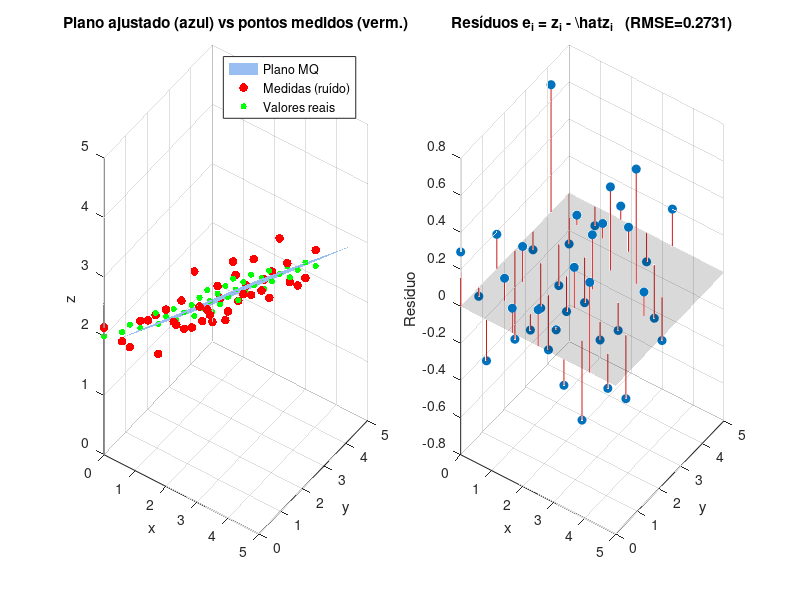

MATLAB code for this plot: (Note: this script raises an error after producing the figure.)
% =========================================================
% SCRIPT 3 – Ajuste de Plano 3D via Mínimos Quadrados
% Extrapolação do caso 2D para 3D
% TCC – Engenharia Eletrônica – Calibração Kinect-Projetor
% =========================================================
% Conceito: dado um conjunto de pontos 3D (x_i, y_i, z_i),
% encontrar o PLANO  z = a0 + a1*x + a2*y  que melhor
% se ajusta usando a pseudo-inversa.
% Isso é a generalização direta do ajuste 2D: a matriz X
% agora tem colunas [1, x, y] em vez de [1, z, z^2].

clear; clc; close all;

%% =====================================================
%  PARTE 1 – Ajuste de Plano Simples
%  Modelo: z = a0 + a1*x + a2*y
% =====================================================

fprintf('=== PARTE 1: AJUSTE DE PLANO AO CONJUNTO DE PONTOS 3D ===\n\n');

%% --- Pontos 3D simulados (plano verdadeiro + ruído) ---
rng(7);
N = 40;

% Plano verdadeiro: z = 2 + 0.5*x - 0.3*y
a0_real=2.0; a1_real=0.5; a2_real=-0.3;

[xg, yg] = meshgrid(linspace(0,5,ceil(sqrt(N))), linspace(0,5,ceil(sqrt(N))));
x = xg(:); y = yg(:);
x = x(1:N); y = y(1:N);
z_real   = a0_real + a1_real.*x + a2_real.*y;
z_medido = z_real + 0.3*randn(N,1);   % ruído gaussiano σ=0.3

%% --- Montagem da matriz X (equivalente ao slide 15, agora 2 variáveis) ---
% Cada linha i: [1, x_i, y_i]
X = [ones(N,1), x, y];   % dimensão: (N x 3)
y_vec = z_medido;         % dimensão: (N x 1)

% Verificação da dimensionalidade (didático)
fprintf('Dimensão da matriz X : %d x %d\n', size(X,1), size(X,2));
fprintf('Dimensão do vetor y  : %d x 1\n', length(y_vec));
fprintf('Sistema: %d equações, %d incógnitas → sobredeterminado\n\n', ...
        size(X,1), size(X,2));

%% --- Pseudo-Inversa (mesma fórmula do slide 10-11) ---
% a_hat = (X'X)^{-1} X'y
a_hat = (X' * X) \ (X' * y_vec);

fprintf('Parâmetros REAIS    : a0=%.2f  a1=%.2f  a2=%.2f\n', ...
        a0_real, a1_real, a2_real);
fprintf('Parâmetros ESTIMADOS: a0=%.4f  a1=%.4f  a2=%.4f\n', ...
        a_hat(1), a_hat(2), a_hat(3));

% Erro de estimação
z_est  = X * a_hat;
residuos = z_medido - z_est;
rmse = sqrt(mean(residuos.^2));
fprintf('RMSE do ajuste      : %.6f\n\n', rmse);

%% --- Figura 1: Plano ajustado + pontos ---
figure('Name','Ajuste de Plano 3D','Position',[50 50 1000 500]);

subplot(1,2,1);
[xg2, yg2] = meshgrid(linspace(0,5,30), linspace(0,5,30));
zg_est  = a_hat(1) + a_hat(2)*xg2 + a_hat(3)*yg2;
zg_real = a0_real  + a1_real*xg2  + a2_real*yg2;

surf(xg2, yg2, zg_est, 'FaceAlpha',0.5, 'EdgeColor','none', ...
     'FaceColor',[0.2 0.5 0.9]); hold on;
scatter3(x, y, z_medido, 40, 'r', 'filled');
scatter3(x, y, z_real, 20, 'g', 'filled');
xlabel('x'); ylabel('y'); zlabel('z');
title('Plano ajustado (azul) vs pontos medidos (verm.)','FontSize',11);
legend('Plano MQ','Medidas (ruído)','Valores reais','Location','best');
grid on; view(35,25);

subplot(1,2,2);
stem3(x, y, residuos, 'filled', 'Color',[0.8 0.1 0.1]);
hold on; 
surf(xg2, yg2, zeros(size(zg_est)), 'FaceAlpha',0.15, ...
     'FaceColor','k','EdgeColor','none');
xlabel('x'); ylabel('y'); zlabel('Resíduo');
title(['Resíduos e_i = z_i - \hat{z}_i   (RMSE=' ...
       num2str(rmse,'%.4f') ')'],'FontSize',11);
grid on; view(35,25);

sgtitle('Mínimos Quadrados – Ajuste de Plano em 3D','FontSize',13);
print('-dpng','-r300','fig04_plano_3d.png');
fprintf('Figura salva: fig04_plano_3d.png\n');

%% =====================================================
%  PARTE 2 – Modelo Quadrático 3D para Calibração
%  Kinect → Projetor
%  Modelo: u_p = f(u_k, v_k, d_k) com termos quadráticos
% =====================================================

fprintf('\n=== PARTE 2: MAPEAMENTO QUADRÁTICO KINECT → PROJETOR ===\n\n');

% Num experimento real, estes pontos seriam coletados com
% um padrão de xadrez posicionado em diferentes alturas na areia.
% Aqui simulamos o mapeamento com parâmetros conhecidos.

%% --- Transformação verdadeira simulada (não-linear) ---
% u_p = 0.8*u_k + 0.01*v_k + 0.002*u_k^2 - 0.001*v_k*d_k + 50
% v_p = 0.01*u_k + 0.85*v_k + 0.003*v_k^2 + 0.002*u_k*d_k + 30

rng(42); M = 80;  % M pontos de calibração

% Coordenadas do Kinect (pixels e mm de profundidade)
u_k = 50 + 540*rand(M,1);   % colunas: 50 a 590 px
v_k = 50 + 380*rand(M,1);   % linhas : 50 a 430 px
d_k = 700 + 200*rand(M,1);  % profund: 700 a 900 mm

% Coordenadas correspondentes no projetor (verdadeiras + ruído)
u_p_real = 0.8*u_k + 0.01*v_k + 0.002*u_k.^2 - 0.001*v_k.*d_k + 50;
v_p_real = 0.01*u_k + 0.85*v_k + 0.003*v_k.^2 + 0.002*u_k.*d_k + 30;

ruido_px = 1.5;  % ruído de ±1.5 pixels na marcação
u_p = u_p_real + ruido_px*randn(M,1);
v_p = v_p_real + ruido_px*randn(M,1);

%% --- Modelo LINEAR (homografia clássica, apenas afim) ---
% u_p ≈ a0 + a1*u_k + a2*v_k + a3*d_k
X_lin = [ones(M,1), u_k, v_k, d_k];

a_u_lin = (X_lin'*X_lin) \ (X_lin'*u_p);
a_v_lin = (X_lin'*X_lin) \ (X_lin'*v_p);

u_p_est_lin = X_lin * a_u_lin;
v_p_est_lin = X_lin * a_v_lin;
erro_lin = sqrt((u_p - u_p_est_lin).^2 + (v_p - v_p_est_lin).^2);
rmse_lin = sqrt(mean(erro_lin.^2));

%% --- Modelo QUADRÁTICO ---
% u_p ≈ a0 + a1*u_k + a2*v_k + a3*d_k
%           + a4*u_k^2 + a5*v_k^2 + a6*d_k^2
%           + a7*u_k*v_k + a8*u_k*d_k + a9*v_k*d_k
X_quad = [ones(M,1), ...
          u_k,    v_k,    d_k, ...          % termos lineares
          u_k.^2, v_k.^2, d_k.^2, ...      % termos quadráticos
          u_k.*v_k, u_k.*d_k, v_k.*d_k];   % termos cruzados

fprintf('Dimensão X linear   : %d x %d (%d parâmetros)\n', ...
        size(X_lin,1), size(X_lin,2), size(X_lin,2));
fprintf('Dimensão X quadrático: %d x %d (%d parâmetros)\n\n', ...
        size(X_quad,1), size(X_quad,2), size(X_quad,2));

a_u_quad = (X_quad'*X_quad) \ (X_quad'*u_p);
a_v_quad = (X_quad'*X_quad) \ (X_quad'*v_p);

u_p_est_quad = X_quad * a_u_quad;
v_p_est_quad = X_quad * a_v_quad;
erro_quad = sqrt((u_p - u_p_est_quad).^2 + (v_p - v_p_est_quad).^2);
rmse_quad = sqrt(mean(erro_quad.^2));

fprintf('=== COMPARAÇÃO LINEAR vs QUADRÁTICO ===\n');
fprintf('Modelo linear   – RMSE reprojeção: %.4f px\n', rmse_lin);
fprintf('Modelo quadrático – RMSE reprojeção: %.4f px\n', rmse_quad);
fprintf('Ganho em precisão: %.1f%%\n\n', (1 - rmse_quad/rmse_lin)*100);

%% --- Figura 2: Erro de reprojeção por ponto ---
figure('Name','Erro de Reprojeção: Linear vs Quadrático',...
       'Position',[50 50 1000 450]);

subplot(1,2,1);
scatter(u_p, v_p, 20, erro_lin, 'filled');
colorbar; colormap('hot');
clim([0 max(erro_lin)*1.1]);
xlabel('u_p (px)'); ylabel('v_p (px)');
title(['Modelo Linear – Erro por ponto (RMSE=' ...
       num2str(rmse_lin,'%.3f') ' px)'],'FontSize',11);
grid on; axis equal;

subplot(1,2,2);
scatter(u_p, v_p, 20, erro_quad, 'filled');
colorbar; colormap('hot');
clim([0 max(erro_lin)*1.1]);   % mesma escala para comparação
xlabel('u_p (px)'); ylabel('v_p (px)');
title(['Modelo Quadrático – Erro por ponto (RMSE=' ...
       num2str(rmse_quad,'%.3f') ' px)'],'FontSize',11);
grid on; axis equal;

sgtitle('Erro de Reprojeção – Calibração Kinect-Projetor','FontSize',13);
print('-dpng','-r300','fig05_erro_reprojecao.png');
fprintf('Figura salva: fig05_erro_reprojecao.png\n');

%% --- Figura 3: Histograma dos erros ---
figure('Name','Histograma do Erro','Position',[50 50 800 420]);
nbins = 20;
histogram(erro_lin, nbins, 'FaceColor',[0.2 0.4 0.9],'FaceAlpha',0.7,...
          'DisplayName','Linear'); hold on;
histogram(erro_quad, nbins, 'FaceColor',[0.9 0.2 0.2],'FaceAlpha',0.7,...
          'DisplayName','Quadrático');
xline(rmse_lin,  'b--','LineWidth',2,...
      'Label',['RMSE_{lin}=' num2str(rmse_lin,'%.2f')],'LabelVerticalAlignment','bottom');
xline(rmse_quad, 'r--','LineWidth',2,...
      'Label',['RMSE_{quad}=' num2str(rmse_quad,'%.2f')],'LabelVerticalAlignment','top');
xlabel('Erro de reprojeção (px)','FontSize',12);
ylabel('Frequência','FontSize',12);
title('Distribuição do Erro de Reprojeção','FontSize',13);
legend('FontSize',11); grid on;
print('-dpng','-r300','fig06_histograma_erro.png');
fprintf('Figura salva: fig06_histograma_erro.png\n');

%% --- Função de predição (uso futuro no sistema real) ---
fprintf('\n=== COEFICIENTES DO MODELO QUADRÁTICO (u_p) ===\n');
fprintf('a = ['); fprintf('%.6f  ', a_u_quad); fprintf(']\n');
fprintf('\n=== COEFICIENTES DO MODELO QUADRÁTICO (v_p) ===\n');
fprintf('a = ['); fprintf('%.6f  ', a_v_quad); fprintf(']\n');

fprintf('\n--- Como usar no sistema real ---\n');
fprintf('Dado um ponto Kinect (u_k, v_k, d_k), a coordenada do projetor é:\n');
fprintf('  x_new = [1, u_k, v_k, d_k, u_k^2, v_k^2, d_k^2, u_k*v_k, u_k*d_k, v_k*d_k]\n');
fprintf('  u_p = x_new * a_u_quad\n');
fprintf('  v_p = x_new * a_v_quad\n');
